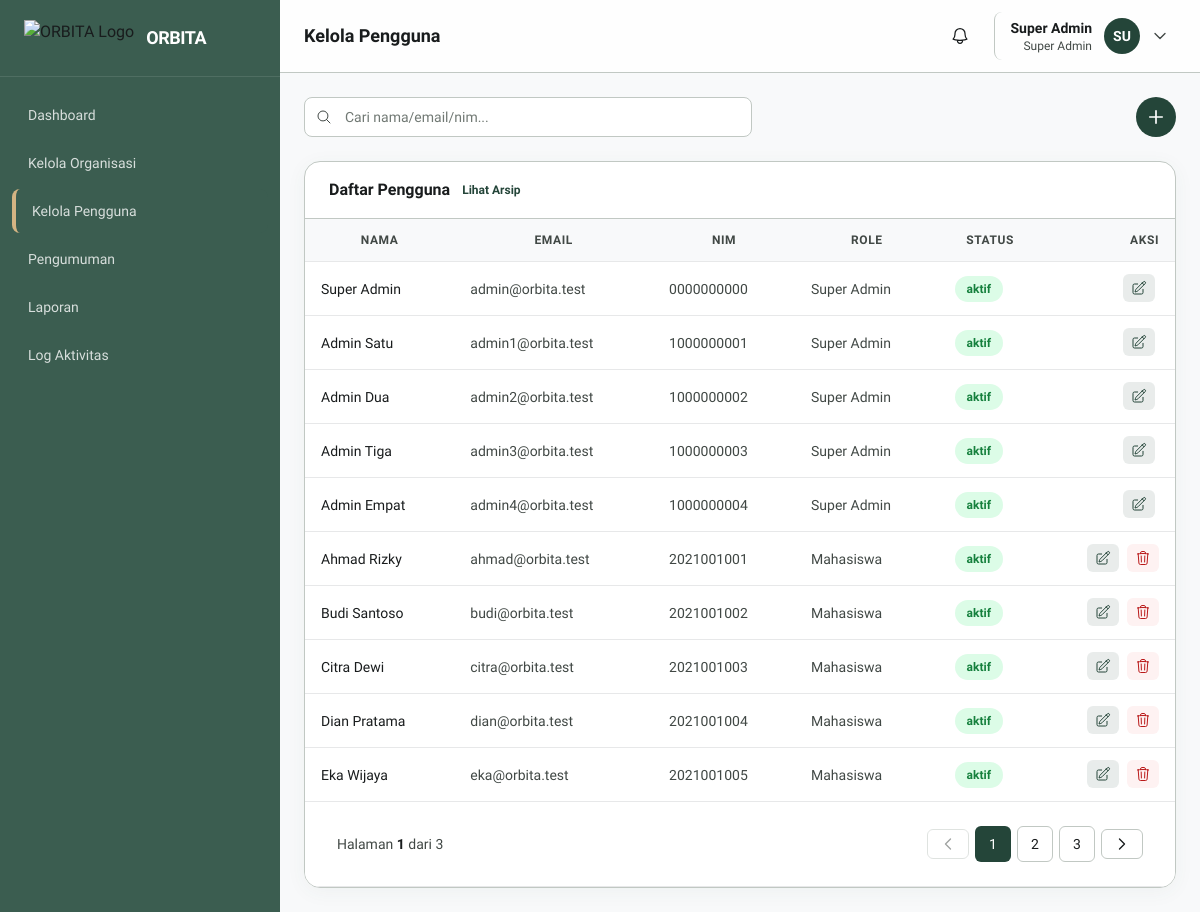
Page /pages/pengguna/index.php (signed in) on the committed database.
### tables this page shows
CREATE TABLE users (
    id INT AUTO_INCREMENT PRIMARY KEY,
    nama VARCHAR(100) NOT NULL,
    email VARCHAR(100) NOT NULL UNIQUE,
    nim VARCHAR(20) NOT NULL UNIQUE,
    password VARCHAR(255) NOT NULL,
    role_id INT NOT NULL DEFAULT 3,
    no_hp VARCHAR(20),
    jurusan VARCHAR(100),
    angkatan VARCHAR(4),
    foto_profile VARCHAR(255) DEFAULT NULL,
    status ENUM('aktif', 'nonaktif', 'menunggu') DEFAULT 'aktif',
    reset_token VARCHAR(64) DEFAULT NULL,
    reset_expires DATETIME DEFAULT NULL,
    deleted_at DATETIME DEFAULT NULL,
    created_at DATETIME DEFAULT CURRENT_TIMESTAMP,
    updated_at DATETIME DEFAULT CURRENT_TIMESTAMP ON UPDATE CURRENT_TIMESTAMP,
    FOREIGN KEY (role_id) REFERENCES roles(id) ON DELETE CASCADE
);

CREATE TABLE roles (
    id INT AUTO_INCREMENT PRIMARY KEY,
    nama VARCHAR(50) NOT NULL UNIQUE,  
    deskripsi VARCHAR(255),
    created_at DATETIME DEFAULT CURRENT_TIMESTAMP
);

### components/tables/pengguna.php (the view, shortened to what this page needs)
<?php
foreach ($list as $row):
?>
<tr>
    <td class="text-sm font-medium text-on-surface"><?= e($row['nama']) ?></td>
    <td class="text-sm text-on-surface-variant"><?= e($row['email']) ?></td>
    <td class="text-sm text-on-surface-variant"><?= e($row['nim']) ?></td>
    <td class="text-sm text-on-surface-variant"><?= e($row['role_name']) ?></td>
    <td><span class="badge <?= $row['status']==='aktif'?'bg-green-100 text-green-700':($row['status']==='menunggu'?'bg-yellow-100 text-yellow-700':'bg-gray-100 text-gray-600') ?>"><?= e($row['status']) ?></span></td>
    <td class="text-right whitespace-nowrap">
        <?php if ($show_arsip): ?>
            <a href="?arsip=1&restore=<?= $row['id'] ?>" title="Pulihkan" class="inline-flex items-center px-2 py-1.5 rounded-md bg-green-50 text-green-700 hover:bg-green-100">
                <svg class="w-4 h-4" fill="none" stroke="currentColor" stroke-width="1.5" viewBox="0 0 24 24"><path stroke-linecap="round" stroke-linejoin="round" d="M9 15L3 9m0 0l6-6M3 9h12a6 6 0 010 12h-3"/></svg>
            </a>
        <?php else: ?>
            <button type="button" onclick="openPenggunaModal(<?= e(json_encode($row)) ?>)" title="Edit" class="inline-flex items-center px-2 py-1.5 rounded-md bg-primary/10 text-primary hover:bg-primary/20 mr-1">
            </button>
            <?php if ($row['role_id'] != 1): ?>
            <a href="?delete=<?= $row['id'] ?>" onclick="return confirm('Arsipkan pengguna ini?')" title="Hapus" class="inline-flex items-center px-2 py-1.5 rounded-md bg-red-50 text-error hover:bg-red-100">
            </a>
            <?php endif; ?>
        <?php endif; ?>
    </td>
</tr>
<?php endforeach; ?>
<?php if (!empty($list)): ?>
<tr><td colspan="6" class="bg-white border-t border-outline-variant"><?= renderPagination($p) ?></td></tr>
<?php endif; ?>

### includes/functions.php (shortened to what this page needs)
<?php
function e(string $text): string {
    return htmlspecialchars($text, ENT_QUOTES, 'UTF-8');
}
function paginate(int $total, int $page, int $perPage = 10): array {
    $totalPages = max(1, (int) ceil($total / $perPage));
    $page = max(1, min($page, $totalPages));
    $offset = ($page - 1) * $perPage;
    return [
        'page' => $page,
        'perPage' => $perPage,
        'total' => $total,
        'totalPages' => $totalPages,
        'offset' => $offset,
        'hasPrev' => $page > 1,
        'hasNext' => $page < $totalPages,
    ];
}
function fetchPaginated(PDO $pdo, string $baseSql, array $params = [], int $page = 1, int $perPage = 10, ?string $countSql = null): array {
    if ($countSql === null) {
        $countSql = preg_replace('/SELECT\b.*?\bFROM\b/si', 'SELECT COUNT(*) FROM', $baseSql, 1);
    }
    $countStmt = $pdo->prepare($countSql);
    $countStmt->execute($params);
    $total = (int) $countStmt->fetchColumn();
    $p = paginate($total, $page, $perPage);
    $stmt = $pdo->prepare($baseSql . ' LIMIT ? OFFSET ?');
    $stmt->execute([...$params, $p['perPage'], $p['offset']]);
    return ['list' => $stmt->fetchAll(), 'p' => $p];
}
function paginationUrl(int $page): string {
    $url = $_SERVER['REQUEST_URI'];
    $parsed = parse_url($url);
    $query = [];
    $query['page'] = $page;
    $base = ($parsed['path'] ?? '');
    return $base . '?' . http_build_query($query);
}
function renderPagination(array $p): string {
    $page = $p['page'];
    $totalPages = $p['totalPages'];
    $start = max(1, $page - 2);
    $end = min($totalPages, $page + 2);
    if ($end - $start < 4) { $end = min($totalPages, $start + 4); }
    if ($end - $start < 4) { $start = max(1, $end - 4); }
    $html = '<nav class="flex items-center justify-between px-4 py-3" aria-label="Pagination">';
    $html .= '<div class="hidden sm:flex items-center gap-1">';
    $html .= '<span class="text-sm text-on-surface-variant">Halaman <strong class="text-on-surface">' . $page . '</strong> dari ' . $totalPages . '</span>';
    $html .= '</div>';
    $html .= '<div class="flex items-center gap-1.5">';
    $prevClass = 'px-3 py-1.5 rounded-md text-sm font-medium border border-outline-variant transition-colors ' . ($p['hasPrev'] ? 'text-on-surface hover:bg-surface-low' : 'text-on-surface-variant opacity-50 cursor-not-allowed');
    if ($p['hasPrev']) {
        $html .= '<a href="' . e(paginationUrl($page - 1)) . '" class="' . $prevClass . '"><svg class="w-4 h-4" fill="none" stroke="currentColor" stroke-width="2" viewBox="0 0 24 24"><path stroke-linecap="round" stroke-linejoin="round" d="M15.75 19.5L8.25 12l7.5-7.5"/></svg></a>';
    } else {
        $html .= '<span class="' . $prevClass . '"><svg class="w-4 h-4" fill="none" stroke="currentColor" stroke-width="2" viewBox="0 0 24 24"><path stroke-linecap="round" stroke-linejoin="round" d="M15.75 19.5L8.25 12l7.5-7.5"/></svg></span>';
    }
    for ($i = $start; $i <= $end; $i++) {
        $isActive = $i === $page;
        $cls = 'w-9 h-9 flex items-center justify-center rounded-md text-sm font-medium transition-colors ' . ($isActive ? 'bg-primary text-white' : 'text-on-surface hover:bg-surface-low border border-outline-variant');
        if ($isActive) {
            $html .= '<span class="' . $cls . '">' . $i . '</span>';
        } else {
            $html .= '<a href="' . e(paginationUrl($i)) . '" class="' . $cls . '">' . $i . '</a>';
        }
    }
    $nextClass = 'px-3 py-1.5 rounded-md text-sm font-medium border border-outline-variant transition-colors ' . ($p['hasNext'] ? 'text-on-surface hover:bg-surface-low' : 'text-on-surface-variant opacity-50 cursor-not-allowed');
    if ($p['hasNext']) {
        $html .= '<a href="' . e(paginationUrl($page + 1)) . '" class="' . $nextClass . '"><svg class="w-4 h-4" fill="none" stroke="currentColor" stroke-width="2" viewBox="0 0 24 24"><path stroke-linecap="round" stroke-linejoin="round" d="M8.25 4.5l7.5 7.5-7.5 7.5"/></svg></a>';
    } else {
        $html .= '<span class="' . $nextClass . '"><svg class="w-4 h-4" fill="none" stroke="currentColor" stroke-width="2" viewBox="0 0 24 24"><path stroke-linecap="round" stroke-linejoin="round" d="M8.25 4.5l7.5 7.5-7.5 7.5"/></svg></span>';
    }
    $html .= '</div></nav>';
    return $html;
}

### assets/css/custom.css (style rules this page uses)
.data-table td, .data-table th { padding: 12px 16px; border-bottom: 1px solid #e7e8e9; }
.badge { display: inline-flex; align-items: center; padding: 4px 12px; border-radius: 9999px; font-size: 12px; font-weight: 600; }

### components/head.php (style rules this page uses)
body { font-family: 'Plus Jakarta Sans', sans-serif; background-color: #f8f9fa; }

### rows in the picture
users: nama "Super Admin", email "admin@orbita.test", nim "0000000000", role.nama "Super Admin", status "aktif"
users: nama "Admin Satu", email "admin1@orbita.test", nim "1000000001", role.nama "Super Admin", status "aktif"
users: nama "Admin Dua", email "admin2@orbita.test", nim "1000000002", role.nama "Super Admin", status "aktif", role "1", id "3"
users: nama "Admin Tiga", email "admin3@orbita.test", nim "1000000003", role.nama "Super Admin", status "aktif"
users: nama "Admin Empat", email "admin4@orbita.test", nim "1000000004", role.nama "Super Admin", status "aktif"
users: nama "Ahmad Rizky", email "ahmad@orbita.test", nim "2021001001", role.nama "Mahasiswa", status "aktif"
users: nama "Budi Santoso", email "budi@orbita.test", nim "2021001002", role.nama "Mahasiswa", status "aktif"
users: nama "Citra Dewi", email "citra@orbita.test", nim "2021001003", role.nama "Mahasiswa", status "aktif"
users: nama "Dian Pratama", email "dian@orbita.test", nim "2021001004", role.nama "Mahasiswa", status "aktif"
users: nama "Eka Wijaya", email "eka@orbita.test", nim "2021001005", role.nama "Mahasiswa", status "aktif"

### other values in the picture
$item['label'] "Dashboard"
$item['label'] "Kelola Organisasi"
$item['label'] "Kelola Pengguna"
$item['label'] "Pengumuman"
$item['label'] "Laporan"
$item['label'] "Log Aktivitas"
$page_title "Kelola Pengguna"
$_SESSION['nama'] "Super Admin"
$_SESSION['role'] "Super Admin"
substr($_SESSION['nama'] ?? 'U', 0, 2) "SU"
